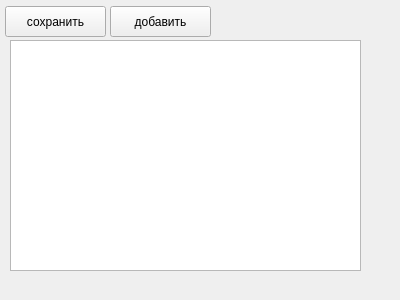
<?xml version="1.0" encoding="UTF-8"?>
<ui version="4.0">
 <class>Form</class>
 <widget class="QWidget" name="Form">
  <property name="geometry">
   <rect>
    <x>0</x>
    <y>0</y>
    <width>400</width>
    <height>300</height>
   </rect>
  </property>
  <property name="windowTitle">
   <string>Form</string>
  </property>
  <widget class="QPushButton" name="save_btn">
   <property name="geometry">
    <rect>
     <x>5</x>
     <y>6</y>
     <width>101</width>
     <height>31</height>
    </rect>
   </property>
   <property name="text">
    <string>сохранить</string>
   </property>
  </widget>
  <widget class="QTableWidget" name="tableWidget">
   <property name="geometry">
    <rect>
     <x>10</x>
     <y>40</y>
     <width>351</width>
     <height>231</height>
    </rect>
   </property>
  </widget>
  <widget class="QPushButton" name="add_btn">
   <property name="geometry">
    <rect>
     <x>110</x>
     <y>6</y>
     <width>101</width>
     <height>31</height>
    </rect>
   </property>
   <property name="text">
    <string>добавить</string>
   </property>
  </widget>
 </widget>
 <resources/>
 <connections/>
</ui>
